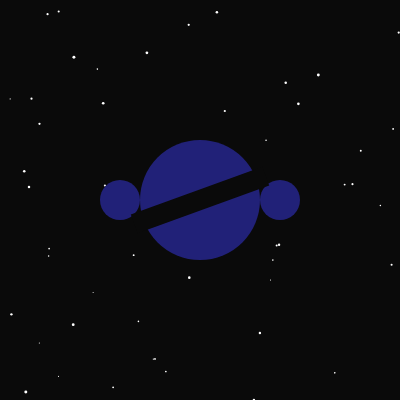
Frame 1 (no input)
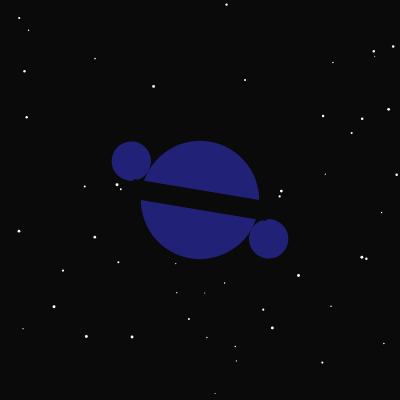
Frame 60 (no input)
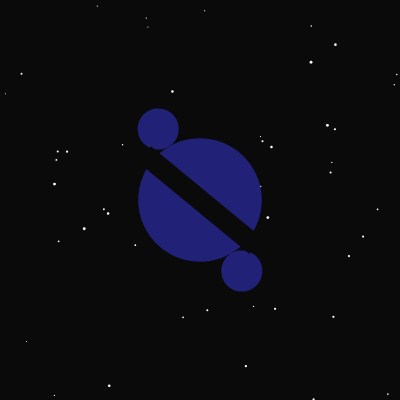
Frame 120 (the mouse pressed at the canvas centre since frame 60)

The p5.js sketch that drew these frames (run headless with seeded random() and noise() and a simulated clock; from frame 60 on, the mouse is pressed at the canvas centre):

// p5.js sketch
// ── sketch.js
let angle = 0;
let scaleFactor = 1;
let growing = true;

function setup() {
  createCanvas(400, 400);
  angleMode(DEGREES);
  noStroke();
}

function draw() {
  background(10);
  drawStars();

  translate(width / 2, height / 2);
  rotate(angle);
  scale(scaleFactor);

  drawLogo();

  angle += 0.5;

  // 拡大・縮小アニメーション
  if (growing) {
    scaleFactor += 0.002;
    if (scaleFactor > 1.05) growing = false;
  } else {
    scaleFactor -= 0.002;
    if (scaleFactor < 0.95) growing = true;
  }
}

function drawStars() {
  for (let i = 0; i < 50; i++) {
    fill(255);
    ellipse(random(width), random(height), random(1, 3));
  }
}

function drawLogo() {
  fill(33, 33, 120);

  // 中央の円
  ellipse(0, 0, 120);

  // 左右の小円
  ellipse(-80, 0, 40);
  ellipse(80, 0, 40);

  // 中央の斜め線（白抜き風に重ねる）
  fill(10);
  push();
  rotate(-20);
  rect(-70, -10, 140, 20);
  pop();
}
